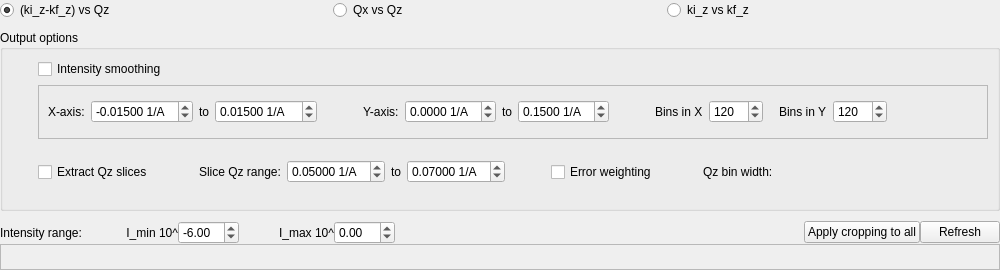
       <widget class="QWidget" name="OffSpec_Tab">
        <attribute name="title">
         <string>Off-Specular</string>
        </attribute>
        <attribute name="toolTip">
         <string>Off-Specular scattering intensity preview for all files in the reduction list</string>
        </attribute>
        <layout class="QGridLayout" name="gridLayout_5">
         <property name="leftMargin">
          <number>0</number>
         </property>
         <property name="topMargin">
          <number>0</number>
         </property>
         <property name="rightMargin">
          <number>0</number>
         </property>
         <property name="bottomMargin">
          <number>0</number>
         </property>
         <property name="spacing">
          <number>0</number>
         </property>
         <item row="1" column="0" colspan="2">
          <layout class="QHBoxLayout" name="horizontalLayout_9">
           <item>
            <widget class="QLabel" name="label_14">
             <property name="text">
              <string>Intensity range: </string>
             </property>
            </widget>
           </item>
           <item>
            <spacer name="horizontalSpacer_5">
             <property name="orientation">
              <enum>Qt::Horizontal</enum>
             </property>
             <property name="sizeType">
              <enum>QSizePolicy::Fixed</enum>
             </property>
             <property name="sizeHint" stdset="0">
              <size>
               <width>40</width>
               <height>20</height>
              </size>
             </property>
            </spacer>
           </item>
           <item>
            <widget class="QLabel" name="label_21">
             <property name="text">
              <string>I_min 10^</string>
             </property>
             <property name="alignment">
              <set>Qt::AlignRight|Qt::AlignTrailing|Qt::AlignVCenter</set>
             </property>
            </widget>
           </item>
           <item>
            <widget class="QDoubleSpinBox" name="offspecImin">
             <property name="decimals">
              <number>2</number>
             </property>
             <property name="minimum">
              <double>-20.000000000000000</double>
             </property>
             <property name="maximum">
              <double>2.000000000000000</double>
             </property>
             <property name="singleStep">
              <double>0.250000000000000</double>
             </property>
             <property name="value">
              <double>-6.000000000000000</double>
             </property>
            </widget>
           </item>
           <item>
            <spacer name="horizontalSpacer_3">
             <property name="orientation">
              <enum>Qt::Horizontal</enum>
             </property>
             <property name="sizeType">
              <enum>QSizePolicy::Fixed</enum>
             </property>
             <property name="sizeHint" stdset="0">
              <size>
               <width>40</width>
               <height>20</height>
              </size>
             </property>
            </spacer>
           </item>
           <item>
            <widget class="QLabel" name="label_22">
             <property name="text">
              <string>I_max 10^</string>
             </property>
             <property name="alignment">
              <set>Qt::AlignRight|Qt::AlignTrailing|Qt::AlignVCenter</set>
             </property>
            </widget>
           </item>
           <item>
            <widget class="QDoubleSpinBox" name="offspecImax">
             <property name="minimum">
              <double>-10.000000000000000</double>
             </property>
             <property name="maximum">
              <double>10.000000000000000</double>
             </property>
             <property name="singleStep">
              <double>0.250000000000000</double>
             </property>
            </widget>
           </item>
           <item>
            <spacer name="horizontalSpacer_4">
             <property name="orientation">
              <enum>Qt::Horizontal</enum>
             </property>
             <property name="sizeHint" stdset="0">
              <size>
               <width>40</width>
               <height>20</height>
              </size>
             </property>
            </spacer>
           </item>
           <item>
            <widget class="QPushButton" name="apply_offspec_crop_button">
             <property name="toolTip">
              <string>Use zooming region from the first cross-section and apply to all other plots.</string>
             </property>
             <property name="text">
              <string>Apply cropping to all</string>
             </property>
            </widget>
           </item>
           <item>
            <widget class="QPushButton" name="refresh_offspec_button">
             <property name="sizePolicy">
              <sizepolicy hsizetype="Fixed" vsizetype="Fixed">
               <horstretch>0</horstretch>
               <verstretch>0</verstretch>
              </sizepolicy>
             </property>
             <property name="toolTip">
              <string>Recalculate the offspecular data</string>
             </property>
             <property name="text">
              <string>Refresh</string>
             </property>
            </widget>
           </item>
          </layout>
         </item>
         <item row="0" column="0" colspan="2">
          <layout class="QVBoxLayout" name="verticalLayout_10">
           <property name="bottomMargin">
            <number>10</number>
           </property>
           <item>
            <layout class="QHBoxLayout" name="horizontalLayout_8">
             <property name="bottomMargin">
              <number>10</number>
             </property>
             <item>
              <widget class="QRadioButton" name="kizmkfzVSqz">
               <property name="text">
                <string>(ki_z-kf_z) vs Qz</string>
               </property>
               <property name="checked">
                <bool>true</bool>
               </property>
              </widget>
             </item>
             <item>
              <widget class="QRadioButton" name="qxVSqz">
               <property name="text">
                <string>Qx vs Qz</string>
               </property>
              </widget>
             </item>
             <item>
              <widget class="QRadioButton" name="kizVSkfz">
               <property name="text">
                <string>ki_z vs kf_z</string>
               </property>
              </widget>
             </item>
            </layout>
           </item>
           <item>
            <widget class="QGroupBox" name="groupBox">
             <property name="sizePolicy">
              <sizepolicy hsizetype="Preferred" vsizetype="Preferred">
               <horstretch>0</horstretch>
               <verstretch>1</verstretch>
              </sizepolicy>
             </property>
             <property name="minimumSize">
              <size>
               <width>1000</width>
               <height>181</height>
              </size>
             </property>
             <property name="title">
              <string>Output options</string>
             </property>
             <property name="flat">
              <bool>false</bool>
             </property>
             <layout class="QVBoxLayout" name="verticalLayout_18">
              <property name="leftMargin">
               <number>35</number>
              </property>
              <property name="topMargin">
               <number>9</number>
              </property>
              <item>
               <layout class="QHBoxLayout" name="horizontalLayout_17">
                <property name="bottomMargin">
                 <number>0</number>
                </property>
                <item>
                 <widget class="QCheckBox" name="offspec_smooth_checkbox">
                  <property name="toolTip">
                   <string>Check box to apply smoothing algorithm to the intensity</string>
                  </property>
                  <property name="text">
                   <string>Intensity smoothing</string>
                  </property>
                 </widget>
                </item>
                <item>
                 <spacer name="horizontalSpacer_11">
                  <property name="orientation">
                   <enum>Qt::Horizontal</enum>
                  </property>
                  <property name="sizeHint" stdset="0">
                   <size>
                    <width>40</width>
                    <height>20</height>
                   </size>
                  </property>
                 </spacer>
                </item>
               </layout>
              </item>
              <item>
               <widget class="QFrame" name="binning_frame">
                <property name="frameShape">
                 <enum>QFrame::StyledPanel</enum>
                </property>
                <property name="frameShadow">
                 <enum>QFrame::Raised</enum>
                </property>
                <layout class="QVBoxLayout" name="verticalLayout_20">
                 <item>
                  <layout class="QHBoxLayout" name="offspec_binning_layout">
                   <item>
                    <widget class="QLabel" name="label_36">
                     <property name="text">
                      <string>X-axis:</string>
                     </property>
                    </widget>
                   </item>
                   <item>
                    <widget class="QDoubleSpinBox" name="offspec_x_min_spinbox">
                     <property name="minimumSize">
                      <size>
                       <width>0</width>
                       <height>0</height>
                      </size>
                     </property>
                     <property name="toolTip">
                      <string>Minimum X-value of the rebinned output data</string>
                     </property>
                     <property name="suffix">
                      <string> 1/A</string>
                     </property>
                     <property name="decimals">
                      <number>5</number>
                     </property>
                     <property name="minimum">
                      <double>-10.000000000000000</double>
                     </property>
                     <property name="maximum">
                      <double>10.000000000000000</double>
                     </property>
                     <property name="singleStep">
                      <double>0.005000000000000</double>
                     </property>
                     <property name="value">
                      <double>-0.015000000000000</double>
                     </property>
                    </widget>
                   </item>
                   <item>
                    <widget class="QLabel" name="label_41">
                     <property name="text">
                      <string>to</string>
                     </property>
                    </widget>
                   </item>
                   <item>
                    <widget class="QDoubleSpinBox" name="offspec_x_max_spinbox">
                     <property name="minimumSize">
                      <size>
                       <width>0</width>
                       <height>0</height>
                      </size>
                     </property>
                     <property name="toolTip">
                      <string>Maximum X-value of the rebinned output data</string>
                     </property>
                     <property name="suffix">
                      <string> 1/A</string>
                     </property>
                     <property name="decimals">
                      <number>5</number>
                     </property>
                     <property name="minimum">
                      <double>-10.000000000000000</double>
                     </property>
                     <property name="maximum">
                      <double>10.000000000000000</double>
                     </property>
                     <property name="singleStep">
                      <double>0.005000000000000</double>
                     </property>
                     <property name="value">
                      <double>0.015000000000000</double>
                     </property>
                    </widget>
                   </item>
                   <item>
                    <spacer name="horizontalSpacer_10">
                     <property name="orientation">
                      <enum>Qt::Horizontal</enum>
                     </property>
                     <property name="sizeType">
                      <enum>QSizePolicy::Fixed</enum>
                     </property>
                     <property name="sizeHint" stdset="0">
                      <size>
                       <width>40</width>
                       <height>20</height>
                      </size>
                     </property>
                    </spacer>
                   </item>
                   <item>
                    <widget class="QLabel" name="label_42">
                     <property name="text">
                      <string>Y-axis:</string>
                     </property>
                    </widget>
                   </item>
                   <item>
                    <widget class="QDoubleSpinBox" name="offspec_y_min_spinbox">
                     <property name="minimumSize">
                      <size>
                       <width>0</width>
                       <height>0</height>
                      </size>
                     </property>
                     <property name="toolTip">
                      <string>Minimum Y-value of the rebinned output data</string>
                     </property>
                     <property name="suffix">
                      <string> 1/A</string>
                     </property>
                     <property name="decimals">
                      <number>4</number>
                     </property>
                     <property name="minimum">
                      <double>-1.000000000000000</double>
                     </property>
                     <property name="maximum">
                      <double>10.000000000000000</double>
                     </property>
                     <property name="singleStep">
                      <double>0.010000000000000</double>
                     </property>
                    </widget>
                   </item>
                   <item>
                    <widget class="QLabel" name="label_43">
                     <property name="text">
                      <string>to</string>
                     </property>
                    </widget>
                   </item>
                   <item>
                    <widget class="QDoubleSpinBox" name="offspec_y_max_spinbox">
                     <property name="minimumSize">
                      <size>
                       <width>0</width>
                       <height>0</height>
                      </size>
                     </property>
                     <property name="toolTip">
                      <string>Maximum Y-value of the rebinned output data</string>
                     </property>
                     <property name="suffix">
                      <string> 1/A</string>
                     </property>
                     <property name="decimals">
                      <number>4</number>
                     </property>
                     <property name="minimum">
                      <double>-1.000000000000000</double>
                     </property>
                     <property name="maximum">
                      <double>10.000000000000000</double>
                     </property>
                     <property name="singleStep">
                      <double>0.010000000000000</double>
                     </property>
                     <property name="value">
                      <double>0.150000000000000</double>
                     </property>
                    </widget>
                   </item>
                   <item>
                    <spacer name="horizontalSpacer_8">
                     <property name="orientation">
                      <enum>Qt::Horizontal</enum>
                     </property>
                     <property name="sizeType">
                      <enum>QSizePolicy::Fixed</enum>
                     </property>
                     <property name="sizeHint" stdset="0">
                      <size>
                       <width>40</width>
                       <height>20</height>
                      </size>
                     </property>
                    </spacer>
                   </item>
                   <item>
                    <widget class="QLabel" name="offspec_rebin_x_bins_label">
                     <property name="text">
                      <string>Bins in X</string>
                     </property>
                    </widget>
                   </item>
                   <item>
                    <widget class="QSpinBox" name="offspec_rebin_x_bins_spinbox">
                     <property name="minimumSize">
                      <size>
                       <width>0</width>
                       <height>0</height>
                      </size>
                     </property>
                     <property name="toolTip">
                      <string>Enter the number of bins in X</string>
                     </property>
                     <property name="minimum">
                      <number>1</number>
                     </property>
                     <property name="maximum">
                      <number>1000</number>
                     </property>
                     <property name="singleStep">
                      <number>10</number>
                     </property>
                     <property name="value">
                      <number>120</number>
                     </property>
                    </widget>
                   </item>
                   <item>
                    <spacer name="horizontalSpacer_9">
                     <property name="orientation">
                      <enum>Qt::Horizontal</enum>
                     </property>
                     <property name="sizeType">
                      <enum>QSizePolicy::Fixed</enum>
                     </property>
                     <property name="sizeHint" stdset="0">
                      <size>
                       <width>10</width>
                       <height>20</height>
                      </size>
                     </property>
                    </spacer>
                   </item>
                   <item>
                    <widget class="QLabel" name="offspec_rebin_y_bins_label">
                     <property name="toolTip">
                      <string/>
                     </property>
                     <property name="text">
                      <string>Bins in Y</string>
                     </property>
                    </widget>
                   </item>
                   <item>
                    <widget class="QSpinBox" name="offspec_rebin_y_bins_spinbox">
                     <property name="minimumSize">
                      <size>
                       <width>0</width>
                       <height>0</height>
                      </size>
                     </property>
                     <property name="toolTip">
                      <string>Enter the number of bins in Y</string>
                     </property>
                     <property name="minimum">
                      <number>1</number>
                     </property>
                     <property name="maximum">
                      <number>1000</number>
                     </property>
                     <property name="singleStep">
                      <number>10</number>
                     </property>
                     <property name="value">
                      <number>120</number>
                     </property>
                    </widget>
                   </item>
                   <item>
                    <spacer name="horizontalSpacer_19">
                     <property name="orientation">
                      <enum>Qt::Horizontal</enum>
                     </property>
                     <property name="sizeHint" stdset="0">
                      <size>
                       <width>40</width>
                       <height>20</height>
                      </size>
                     </property>
                    </spacer>
                   </item>
                  </layout>
                 </item>
                </layout>
               </widget>
              </item>
              <item>
               <layout class="QHBoxLayout" name="offspec_slices_layout">
                <item>
                 <widget class="QCheckBox" name="offspec_slice_checkbox">
                  <property name="toolTip">
                   <string>Check to extract slices at the specified Y-values (Qz or kf_z)</string>
                  </property>
                  <property name="text">
                   <string>Extract Qz slices</string>
                  </property>
                 </widget>
                </item>
                <item>
                 <spacer name="horizontalSpacer_7">
                  <property name="orientation">
                   <enum>Qt::Horizontal</enum>
                  </property>
                  <property name="sizeType">
                   <enum>QSizePolicy::Fixed</enum>
                  </property>
                  <property name="sizeHint" stdset="0">
                   <size>
                    <width>40</width>
                    <height>20</height>
                   </size>
                  </property>
                 </spacer>
                </item>
                <item>
                 <widget class="QLabel" name="label_24">
                  <property name="text">
                   <string>Slice Qz range:</string>
                  </property>
                 </widget>
                </item>
                <item>
                 <widget class="QDoubleSpinBox" name="slice_qz_min_spinbox">
                  <property name="suffix">
                   <string> 1/A</string>
                  </property>
                  <property name="decimals">
                   <number>5</number>
                  </property>
                  <property name="minimum">
                   <double>-1.000000000000000</double>
                  </property>
                  <property name="maximum">
                   <double>10.000000000000000</double>
                  </property>
                  <property name="singleStep">
                   <double>0.005000000000000</double>
                  </property>
                  <property name="value">
                   <double>0.050000000000000</double>
                  </property>
                 </widget>
                </item>
                <item>
                 <widget class="QLabel" name="label_40">
                  <property name="text">
                   <string>to</string>
                  </property>
                 </widget>
                </item>
                <item>
                 <widget class="QDoubleSpinBox" name="slice_qz_max_spinbox">
                  <property name="suffix">
                   <string> 1/A</string>
                  </property>
                  <property name="decimals">
                   <number>5</number>
                  </property>
                  <property name="minimum">
                   <double>-1.000000000000000</double>
                  </property>
                  <property name="maximum">
                   <double>10.000000000000000</double>
                  </property>
                  <property name="singleStep">
                   <double>0.005000000000000</double>
                  </property>
                  <property name="value">
                   <double>0.070000000000000</double>
                  </property>
                 </widget>
                </item>
                <item>
                 <spacer name="horizontalSpacer_6">
                  <property name="orientation">
                   <enum>Qt::Horizontal</enum>
                  </property>
                  <property name="sizeType">
                   <enum>QSizePolicy::Fixed</enum>
                  </property>
                  <property name="sizeHint" stdset="0">
                   <size>
                    <width>40</width>
                    <height>20</height>
                   </size>
                  </property>
                 </spacer>
                </item>
                <item>
                 <widget class="QCheckBox" name="offspec_err_weight_checkbox">
                  <property name="toolTip">
                   <string>Check to use an error weighted average when binning the data, otherwise a simple average will be used</string>
                  </property>
                  <property name="text">
                   <string>Error weighting</string>
                  </property>
                  <property name="checkable">
                   <bool>true</bool>
                  </property>
                  <property name="checked">
                   <bool>false</bool>
                  </property>
                 </widget>
                </item>
                <item>
                 <spacer name="horizontalSpacer_12">
                  <property name="orientation">
                   <enum>Qt::Horizontal</enum>
                  </property>
                  <property name="sizeType">
                   <enum>QSizePolicy::Fixed</enum>
                  </property>
                  <property name="sizeHint" stdset="0">
                   <size>
                    <width>40</width>
                    <height>20</height>
                   </size>
                  </property>
                 </spacer>
                </item>
                <item>
                 <widget class="QLabel" name="label_23">
                  <property name="text">
                   <string>Qz bin width:</string>
                  </property>
                 </widget>
                </item>
                <item>
                 <widget class="QLabel" name="offspec_qz_bin_width_label">
                  <property name="text">
                   <string/>
                  </property>
                 </widget>
                </item>
                <item>
                 <spacer name="horizontalSpacer_13">
                  <property name="orientation">
                   <enum>Qt::Horizontal</enum>
                  </property>
                  <property name="sizeHint" stdset="0">
                   <size>
                    <width>40</width>
                    <height>20</height>
                   </size>
                  </property>
                 </spacer>
                </item>
               </layout>
              </item>
             </layout>
            </widget>
           </item>
          </layout>
         </item>
         <item row="2" column="0">
          <widget class="QFrame" name="frame_3">
           <property name="sizePolicy">
            <sizepolicy hsizetype="Expanding" vsizetype="Expanding">
             <horstretch>0</horstretch>
             <verstretch>0</verstretch>
            </sizepolicy>
           </property>
           <property name="frameShape">
            <enum>QFrame::StyledPanel</enum>
           </property>
           <property name="frameShadow">
            <enum>QFrame::Raised</enum>
           </property>
           <layout class="QGridLayout" name="gridLayout_12">
            <item row="0" column="0">
             <widget class="MPLWidget" name="offspec_pp" native="true"/>
            </item>
            <item row="1" column="1">
             <widget class="MPLWidget" name="offspec_mp" native="true"/>
            </item>
            <item row="0" column="1">
             <widget class="MPLWidget" name="offspec_mm" native="true"/>
            </item>
            <item row="1" column="0">
             <widget class="MPLWidget" name="offspec_pm" native="true"/>
            </item>
           </layout>
          </widget>
         </item>
        </layout>
       </widget>
